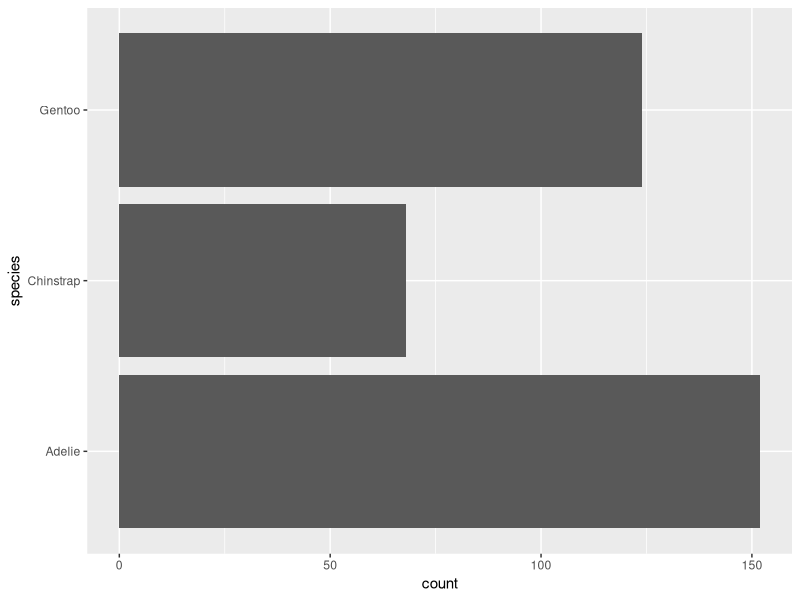

Source code (R):
library(ggplot2)
library(palmerpenguins)
library(dplyr)
library(ggthemes)

ggplot(penguins, aes(y = species)) +
    geom_bar()
